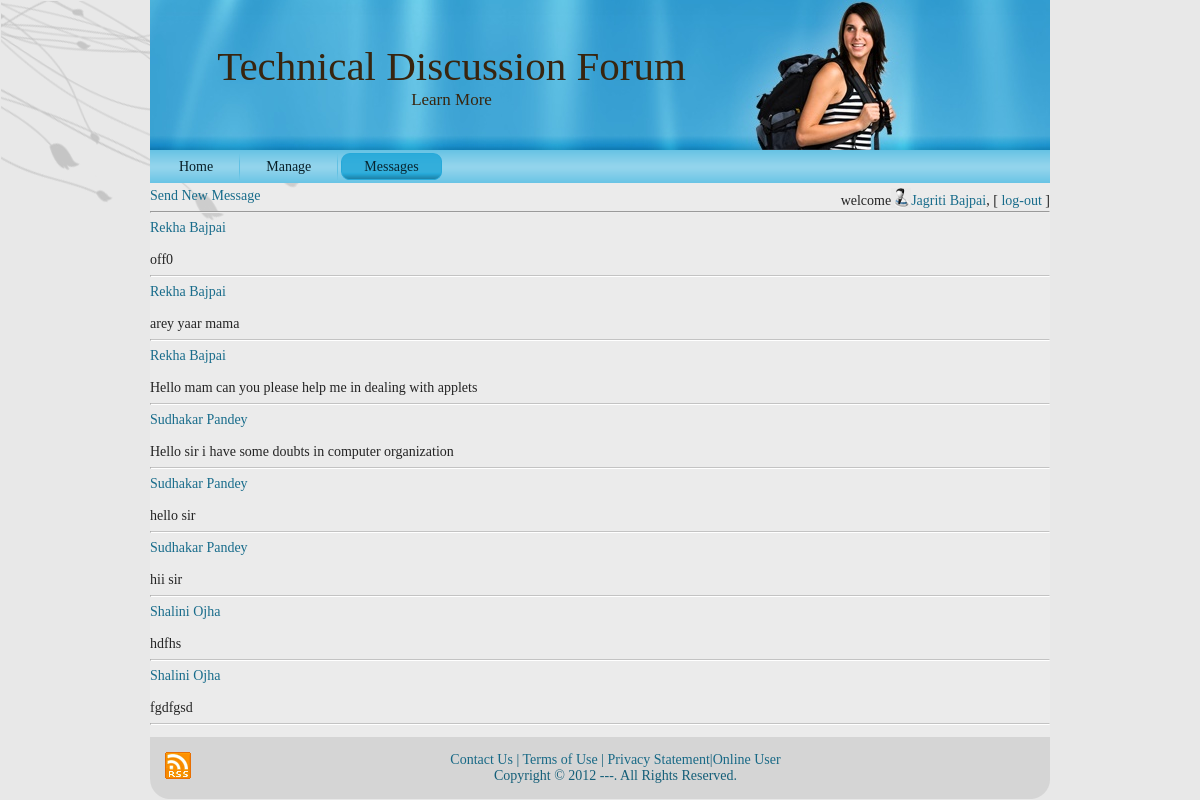
The page /admin/messages.php (signed in) on the database its author committed.
### tables this page shows
CREATE TABLE `chatmaster` (
  `chat_id` int(11) NOT NULL,
  `user_id_from` int(11) NOT NULL,
  `user_id_to` int(11) NOT NULL
);

CREATE TABLE `user` (
  `user_id` int(11) NOT NULL,
  `username` varchar(50) NOT NULL,
  `fullname` varchar(50) NOT NULL,
  `password` varchar(50) NOT NULL,
  `e_mail` varchar(100) NOT NULL,
  `profession` int(1) NOT NULL,
  `dob` date NOT NULL,
  `user_type` varchar(50) NOT NULL,
  `department` varchar(50) NOT NULL,
  `state` varchar(50) NOT NULL,
  `uimg` varchar(255) NOT NULL,
  `isuser` tinyint(1) NOT NULL,
  `user_acc_active` tinyint(1) NOT NULL
);

CREATE TABLE `chat` (
  `chatdetail_id` int(11) NOT NULL,
  `cdatetime` timestamp NOT NULL DEFAULT CURRENT_TIMESTAMP,
  `message` varchar(1000) NOT NULL,
  `user_id` int(11) NOT NULL,
  `chat_id` int(11) NOT NULL
);

### admin/utility.php (called while the page is built, shortened)
<?php
	function ExecuteQuery ($SQL)
	{
		$rows = mysql_query ($SQL);
		return $rows;
	}
?>

### admin/messages.php (the view, shortened to what this page needs)
<?php session_start();
 require("header.php");
require("checkUser.php")?>
<a href="search.php">Send New Message</a>
<hr/>
<?php
	$sql = "SELECT chat_id, user_id_from, user_id_to, fullname FROM Chatmaster, user WHERE chatmaster.user_id_to=user.user_id AND chatmaster.user_id_from=$_SESSION[uid]";
	$rows = ExecuteQuery ($sql);
	while ($row = mysql_fetch_array($rows))
	{
		echo "<a href='readmsg.php?id=$row[chat_id]'>$row[fullname]</a>";
		$chatrow = mysql_fetch_array (ExecuteQuery ("SELECT * FROM chat WHERE chat_id=$row[chat_id] ORDER BY cdatetime DESC"));
		if ($chatrow)
		{
			echo "<br/><br/> $chatrow[message]";
		}
				echo "<hr style='border-top:1px solid #c3c3c3; border-bottom:1px solid white'/>";
	}
?>
<?php require("footer.php")?>

### res/style.css (style rules this page uses)
body { margin: 0 auto; padding: 0; background-color: #E8E8E8; }
body { font-family: Georgia, "Times New Roman", Times, Serif; font-size: 14px; color: #242424; }
a { font-family: Georgia, "Times New Roman", Times, Serif; text-decoration: none; color: #186C8B; }
a:link { font-family: Georgia, "Times New Roman", Times, Serif; text-decoration: none; color: #186C8B; }

### rows shown on the page
chatmaster: user.fullname "Rekha Bajpai", chat.message "off0"
chatmaster: user.fullname "Rekha Bajpai", chat.message "arey yaar mama"
chatmaster: user.fullname "Rekha Bajpai", chat.message "Hello mam can you please help me in dealing with applets"
chatmaster: user.fullname "Sudhakar Pandey", chat.message "Hello sir i have some doubts in computer organization"
chatmaster: user.fullname "Sudhakar Pandey", chat.message "hello sir"
chatmaster: user.fullname "Sudhakar Pandey", chat.message "hii sir"
chatmaster: user.fullname "Shalini Ojha", chat.message "hdfhs"
chatmaster: user.fullname "Shalini Ojha", chat.message "fgdfgsd"

### other values the page prints
$_SESSION["fn"] "Jagriti Bajpai"
